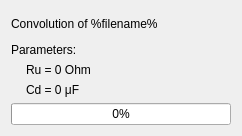
<?xml version="1.0" encoding="UTF-8"?>
<ui version="4.0">
 <class>ConvolutionStatusBarDialog</class>
 <widget class="QDialog" name="ConvolutionStatusBarDialog">
  <property name="geometry">
   <rect>
    <x>0</x>
    <y>0</y>
    <width>242</width>
    <height>136</height>
   </rect>
  </property>
  <property name="windowTitle">
   <string>Dialog</string>
  </property>
  <layout class="QVBoxLayout" name="verticalLayout_2">
   <item>
    <widget class="QLabel" name="labelWithFilename">
     <property name="text">
      <string>Convolution of %filename%</string>
     </property>
    </widget>
   </item>
   <item>
    <layout class="QVBoxLayout" name="verticalLayout">
     <item>
      <widget class="QLabel" name="label_2">
       <property name="text">
        <string>Parameters:</string>
       </property>
      </widget>
     </item>
     <item>
      <layout class="QHBoxLayout" name="horizontalLayout">
       <item>
        <spacer name="horizontalSpacer">
         <property name="orientation">
          <enum>Qt::Horizontal</enum>
         </property>
         <property name="sizeType">
          <enum>QSizePolicy::Fixed</enum>
         </property>
         <property name="sizeHint" stdset="0">
          <size>
           <width>15</width>
           <height>10</height>
          </size>
         </property>
        </spacer>
       </item>
       <item>
        <widget class="QLabel" name="labelWithRu">
         <property name="text">
          <string>Ru = 0 Ohm</string>
         </property>
        </widget>
       </item>
      </layout>
     </item>
     <item>
      <layout class="QHBoxLayout" name="horizontalLayout_2">
       <item>
        <spacer name="horizontalSpacer_2">
         <property name="orientation">
          <enum>Qt::Horizontal</enum>
         </property>
         <property name="sizeType">
          <enum>QSizePolicy::Fixed</enum>
         </property>
         <property name="sizeHint" stdset="0">
          <size>
           <width>15</width>
           <height>10</height>
          </size>
         </property>
        </spacer>
       </item>
       <item>
        <widget class="QLabel" name="labelWithCd">
         <property name="text">
          <string>Cd = 0 μF</string>
         </property>
        </widget>
       </item>
      </layout>
     </item>
    </layout>
   </item>
   <item>
    <widget class="QProgressBar" name="progressBar">
     <property name="value">
      <number>0</number>
     </property>
     <property name="alignment">
      <set>Qt::AlignCenter</set>
     </property>
    </widget>
   </item>
  </layout>
 </widget>
 <resources/>
 <connections/>
</ui>
